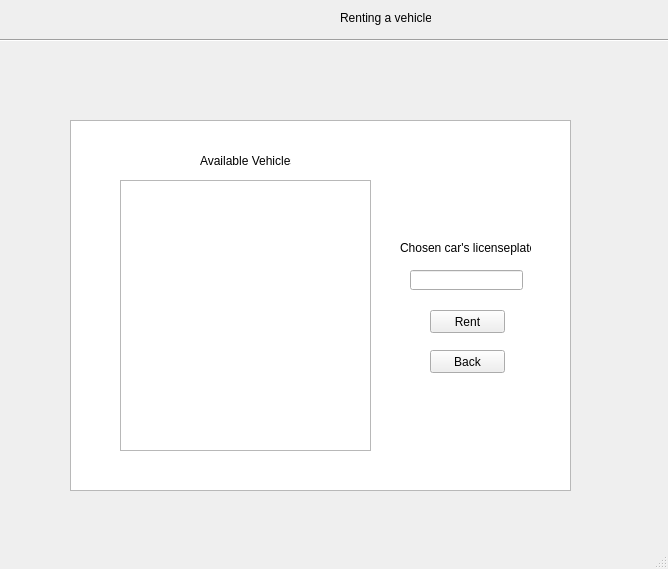
<?xml version="1.0" encoding="UTF-8"?>
<ui version="4.0">
 <class>MainWindow_car</class>
 <widget class="QMainWindow" name="MainWindow_car">
  <property name="geometry">
   <rect>
    <x>0</x>
    <y>0</y>
    <width>668</width>
    <height>569</height>
   </rect>
  </property>
  <property name="windowTitle">
   <string>MainWindow</string>
  </property>
  <widget class="QWidget" name="centralwidget">
   <widget class="QLabel" name="label">
    <property name="geometry">
     <rect>
      <x>340</x>
      <y>10</y>
      <width>91</width>
      <height>16</height>
     </rect>
    </property>
    <property name="text">
     <string>Renting a vehicle</string>
    </property>
   </widget>
   <widget class="Line" name="line">
    <property name="geometry">
     <rect>
      <x>0</x>
      <y>30</y>
      <width>801</width>
      <height>20</height>
     </rect>
    </property>
    <property name="orientation">
     <enum>Qt::Horizontal</enum>
    </property>
   </widget>
   <widget class="QListView" name="listView">
    <property name="geometry">
     <rect>
      <x>70</x>
      <y>120</y>
      <width>501</width>
      <height>371</height>
     </rect>
    </property>
   </widget>
   <widget class="QPushButton" name="pushButton">
    <property name="geometry">
     <rect>
      <x>430</x>
      <y>310</y>
      <width>75</width>
      <height>23</height>
     </rect>
    </property>
    <property name="text">
     <string>Rent</string>
    </property>
   </widget>
   <widget class="QLabel" name="label_2">
    <property name="geometry">
     <rect>
      <x>200</x>
      <y>140</y>
      <width>91</width>
      <height>41</height>
     </rect>
    </property>
    <property name="text">
     <string>Available Vehicles</string>
    </property>
   </widget>
   <widget class="QTextBrowser" name="textBrowser_cars">
    <property name="geometry">
     <rect>
      <x>120</x>
      <y>180</y>
      <width>251</width>
      <height>271</height>
     </rect>
    </property>
   </widget>
   <widget class="QLineEdit" name="lineEdit_licensePlate">
    <property name="geometry">
     <rect>
      <x>410</x>
      <y>270</y>
      <width>113</width>
      <height>20</height>
     </rect>
    </property>
   </widget>
   <widget class="QLabel" name="label_3">
    <property name="geometry">
     <rect>
      <x>400</x>
      <y>240</y>
      <width>131</width>
      <height>16</height>
     </rect>
    </property>
    <property name="text">
     <string>Chosen car's licenseplate:</string>
    </property>
   </widget>
   <widget class="QPushButton" name="pushButton_2">
    <property name="geometry">
     <rect>
      <x>430</x>
      <y>350</y>
      <width>75</width>
      <height>23</height>
     </rect>
    </property>
    <property name="text">
     <string>Back</string>
    </property>
   </widget>
  </widget>
  <widget class="QMenuBar" name="menubar">
   <property name="geometry">
    <rect>
     <x>0</x>
     <y>0</y>
     <width>668</width>
     <height>21</height>
    </rect>
   </property>
  </widget>
  <widget class="QStatusBar" name="statusbar"/>
 </widget>
 <resources/>
 <connections/>
</ui>
